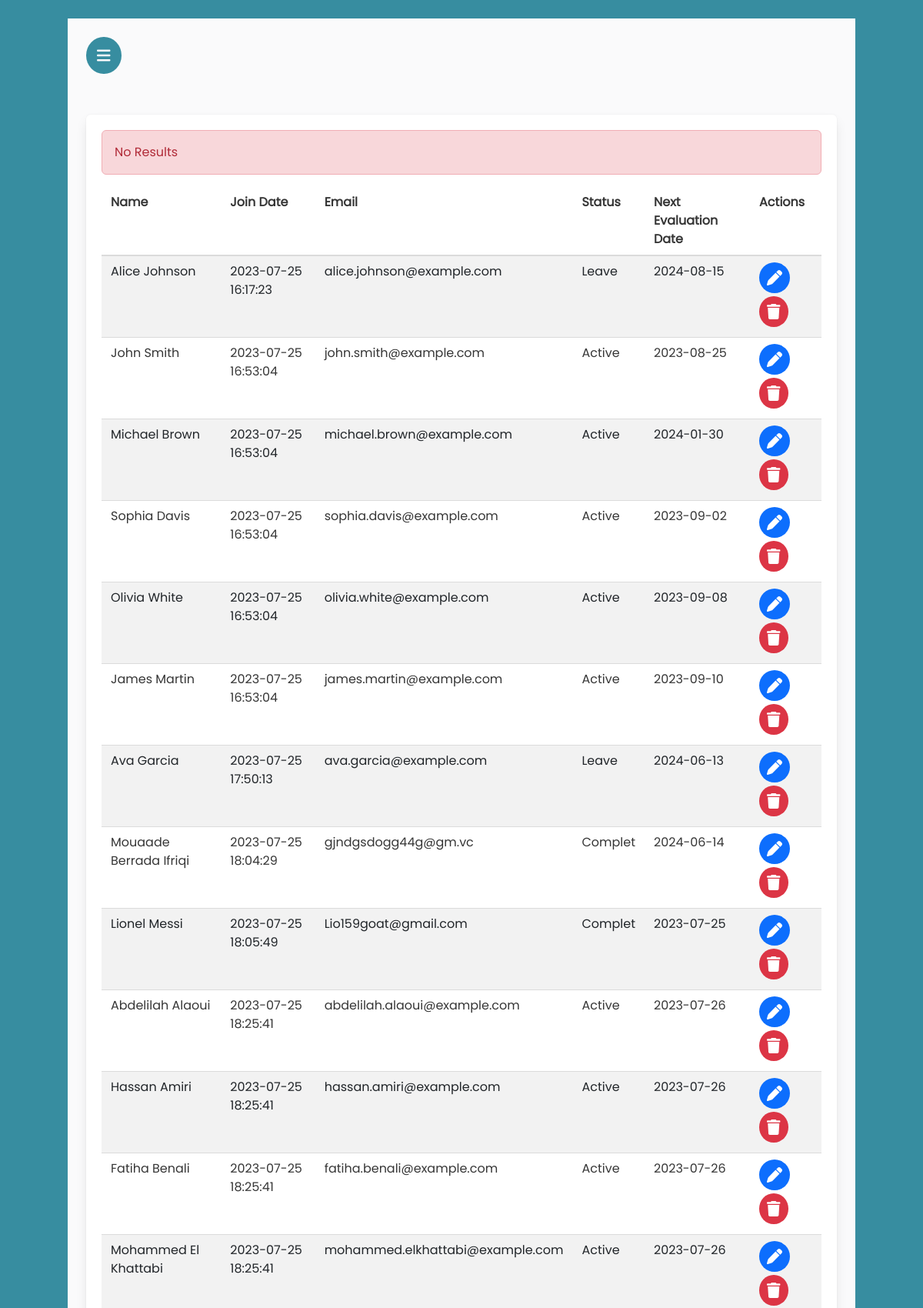
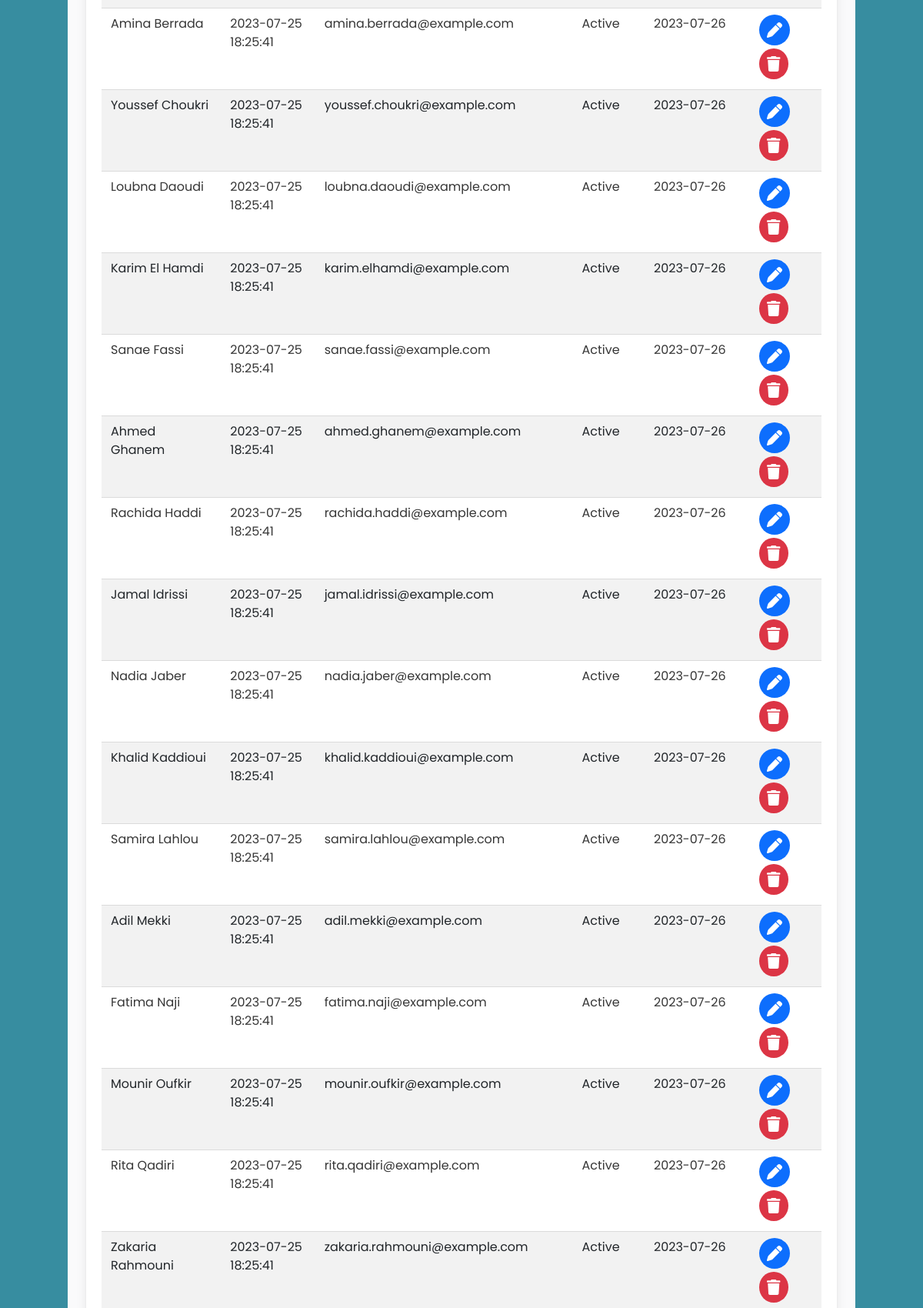
Page /search.php (signed in, upper part) on the committed database (2 pictures, top to bottom).
### tables this page shows
CREATE TABLE `trainee` (
  `id` int(11) NOT NULL,
  `name` varchar(50) NOT NULL,
  `dateJoin` timestamp NOT NULL DEFAULT current_timestamp(),
  `email` varchar(100) NOT NULL,
  `status` varchar(20) NOT NULL,
  `supervisorId` int(11) DEFAULT NULL,
  `nextevaluationDate` varchar(50) DEFAULT NULL
);

### search.php (the view, shortened to what this page needs)
<?php
$supId=$_SESSION['id'];
require 'db.php';
$res = isset($_GET['q']) ? $_GET['q'] : '';
$sql = 'SELECT * FROM trainee WHERE supervisorId=:supId AND name LIKE :res';
$statement = $connection->prepare($sql);
$statement->execute([':supId'=> $supId,':res'=> '%'.$res.'%']);
$trainees = $statement->fetchAll(PDO::FETCH_OBJ);
?>
<!DOCTYPE html>
<html lang="en">
<head>
    <link rel="stylesheet" href="css/bootstrap.min.css">
	<link rel="stylesheet" href="css/bulma.min.css">
    <link rel="stylesheet" href="css/all.min.css">
    <link rel="stylesheet" href="css/style.css">
    <link rel="stylesheet" href="css/bootstrap-icons.css">
    <link rel="stylesheet" href="css/normalize.css">
</head>
<body>
    <div class="container">
        <div class="row mb-6">
            <div class="col-6">
                <a data-bs-toggle="offcanvas" href="#offcanvasExample" role="button" aria-controls="offcanvasExample"><i class="fas fa-bars icn"></i></a>
            </div>
        </div>
<div class="box">
  <?php if(!$trainees || $_GET["q"]==""){echo "<div class='alert alert-danger'>No Results</div>";}?>
    <table class="table table-striped">
        <thead>
          <tr>
            <th scope="col">Name</th>
            <th class="tdPh" scope="col">Join Date</th>
            <th class="tdPh" scope="col">Email</th>
            <th scope="col">Status</th>
            <th scope="col">Next Evaluation Date</th>
            <th scope="col">Actions</th>
          </tr>
        </thead>
        <tbody>
        <?php foreach ($trainees as $person) : ?>
          <tr>
            <td><?= $person->name; ?></td>
            <td class="tdPh"><?= $person->dateJoin; ?></td>
            <td class="tdPh"><?= $person->email; ?></td>
            <td><?= $person->status; ?></td>
            <td><?= $person->nextevaluationDate; ?></td>
            <td>
                <a href="editT.php?id=<?= $person->id ?>"><i class="fas fa-pen icnT mr-1 text-bg-primary"></i></a>
                <a
                onclick="return confirm('Are You Sure ?')"
                href="del.php?id=<?= $person->id ?>"><i class="fas fa-trash icnT text-bg-danger"></i></a>
            </td>
          </tr>
          <?php endforeach; ?>
        </tbody>
      </table>
</div>
</div>
    <script src="js/tailwind-min.3.3.3.js"></script>
</body>
</html>

### css/style.css (style rules this page uses)
html { background-color: #378da0; }
body { font-family: Poppins; background-color: #378da0; }
.container { padding: 2%; background: #fafafb; margin-top: 2%; }
.icn { background-color: #378da0; padding: 14px; color: #fafafb; border-radius: 50%; font-size: 20px; transition: 0.4s; }
.icnT { background-color: #378da0; padding: 10px; color: #fafafb; border-radius: 50%; font-size: 20px; transition: 0.4s; }

### rows in the picture
trainee: name "Alice Johnson", dateJoin "2023-07-25 16:17:23", email "alice.johnson@example.com", status "Leave", nextevaluationDate "2024-08-15"
trainee: name "John Smith", dateJoin "2023-07-25 16:53:04", email "john.smith@example.com", status "Active", nextevaluationDate "2023-08-25"
trainee: name "Michael Brown", dateJoin "2023-07-25 16:53:04", email "michael.brown@example.com", status "Active", nextevaluationDate "2024-01-30"
trainee: name "Sophia Davis", dateJoin "2023-07-25 16:53:04", email "sophia.davis@example.com", status "Active", nextevaluationDate "2023-09-02"
trainee: name "Olivia White", dateJoin "2023-07-25 16:53:04", email "olivia.white@example.com", status "Active", nextevaluationDate "2023-09-08"
trainee: name "James Martin", dateJoin "2023-07-25 16:53:04", email "james.martin@example.com", status "Active", nextevaluationDate "2023-09-10"
trainee: name "Ava Garcia", dateJoin "2023-07-25 17:50:13", email "ava.garcia@example.com", status "Leave", nextevaluationDate "2024-06-13"
trainee: name "Mouaade Berrada Ifriqi", dateJoin "2023-07-25 18:04:29", email "gjndgsdogg44g@gm.vc", status "Complet", nextevaluationDate "2024-06-14"
trainee: name "Lionel Messi", dateJoin "2023-07-25 18:05:49", email "Lio159goat@gmail.com", status "Complet", nextevaluationDate "2023-07-25"
trainee: name "Abdelilah Alaoui", dateJoin "2023-07-25 18:25:41", email "abdelilah.alaoui@example.com", status "Active", nextevaluationDate "2023-07-26"
trainee: name "Hassan Amiri", dateJoin "2023-07-25 18:25:41", email "hassan.amiri@example.com", status "Active", nextevaluationDate "2023-07-26"
trainee: name "Fatiha Benali", dateJoin "2023-07-25 18:25:41", email "fatiha.benali@example.com", status "Active", nextevaluationDate "2023-07-26"
trainee: name "Mohammed El Khattabi", dateJoin "2023-07-25 18:25:41", email "mohammed.elkhattabi@example.com", status "Active", nextevaluationDate "2023-07-26"
trainee: name "Amina Berrada", dateJoin "2023-07-25 18:25:41", email "amina.berrada@example.com", status "Active", nextevaluationDate "2023-07-26"
trainee: name "Youssef Choukri", dateJoin "2023-07-25 18:25:41", email "youssef.choukri@example.com", status "Active", nextevaluationDate "2023-07-26"
trainee: name "Loubna Daoudi", dateJoin "2023-07-25 18:25:41", email "loubna.daoudi@example.com", status "Active", nextevaluationDate "2023-07-26"
trainee: name "Karim El Hamdi", dateJoin "2023-07-25 18:25:41", email "karim.elhamdi@example.com", status "Active", nextevaluationDate "2023-07-26"
trainee: name "Sanae Fassi", dateJoin "2023-07-25 18:25:41", email "sanae.fassi@example.com", status "Active", nextevaluationDate "2023-07-26"
trainee: name "Ahmed Ghanem", dateJoin "2023-07-25 18:25:41", email "ahmed.ghanem@example.com", status "Active", nextevaluationDate "2023-07-26"
trainee: name "Rachida Haddi", dateJoin "2023-07-25 18:25:41", email "rachida.haddi@example.com", status "Active", nextevaluationDate "2023-07-26"
trainee: name "Jamal Idrissi", dateJoin "2023-07-25 18:25:41", email "jamal.idrissi@example.com", status "Active", nextevaluationDate "2023-07-26"
trainee: name "Nadia Jaber", dateJoin "2023-07-25 18:25:41", email "nadia.jaber@example.com", status "Active", nextevaluationDate "2023-07-26"
trainee: name "Khalid Kaddioui", dateJoin "2023-07-25 18:25:41", email "khalid.kaddioui@example.com", status "Active", nextevaluationDate "2023-07-26"
trainee: name "Samira Lahlou", dateJoin "2023-07-25 18:25:41", email "samira.lahlou@example.com", status "Active", nextevaluationDate "2023-07-26"
trainee: name "Adil Mekki", dateJoin "2023-07-25 18:25:41", email "adil.mekki@example.com", status "Active", nextevaluationDate "2023-07-26"
trainee: name "Fatima Naji", dateJoin "2023-07-25 18:25:41", email "fatima.naji@example.com", status "Active", nextevaluationDate "2023-07-26"
trainee: name "Mounir Oufkir", dateJoin "2023-07-25 18:25:41", email "mounir.oufkir@example.com", status "Active", nextevaluationDate "2023-07-26"
trainee: name "Rita Qadiri", dateJoin "2023-07-25 18:25:41", email "rita.qadiri@example.com", status "Active", nextevaluationDate "2023-07-26"
trainee: name "Zakaria Rahmouni", dateJoin "2023-07-25 18:25:41", email "zakaria.rahmouni@example.com", status "Active", nextevaluationDate "2023-07-26"
